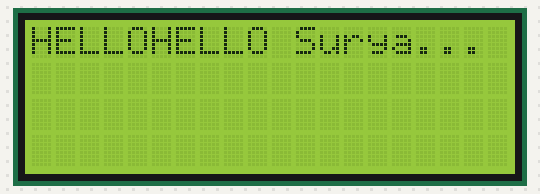
The sketch below on a simulated ESP8266 (NodeMCU). Shown: 20×4 character LCD.

Above: at 0.3 s.
At 1.3 s:
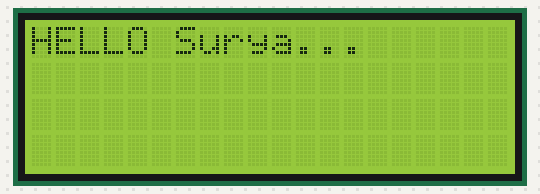

Measured:
- what the display in image 0 shows lasts 1.0 s, from 0.3 s to 1.3 s

The sketch:

lcd_d1.ino
```cpp
#include <LiquidCrystal.h>

LiquidCrystal lcd(D8,D7,D6,D5,D4,D1);//d1-d6
void setup()
{
  lcd.begin(20,4);
  delay(200);
  lcd.print("HELLO");

}

void loop()
{
  lcd.print("HELLO Surya...");
  delay(1000);
  lcd.clear();

}
```
